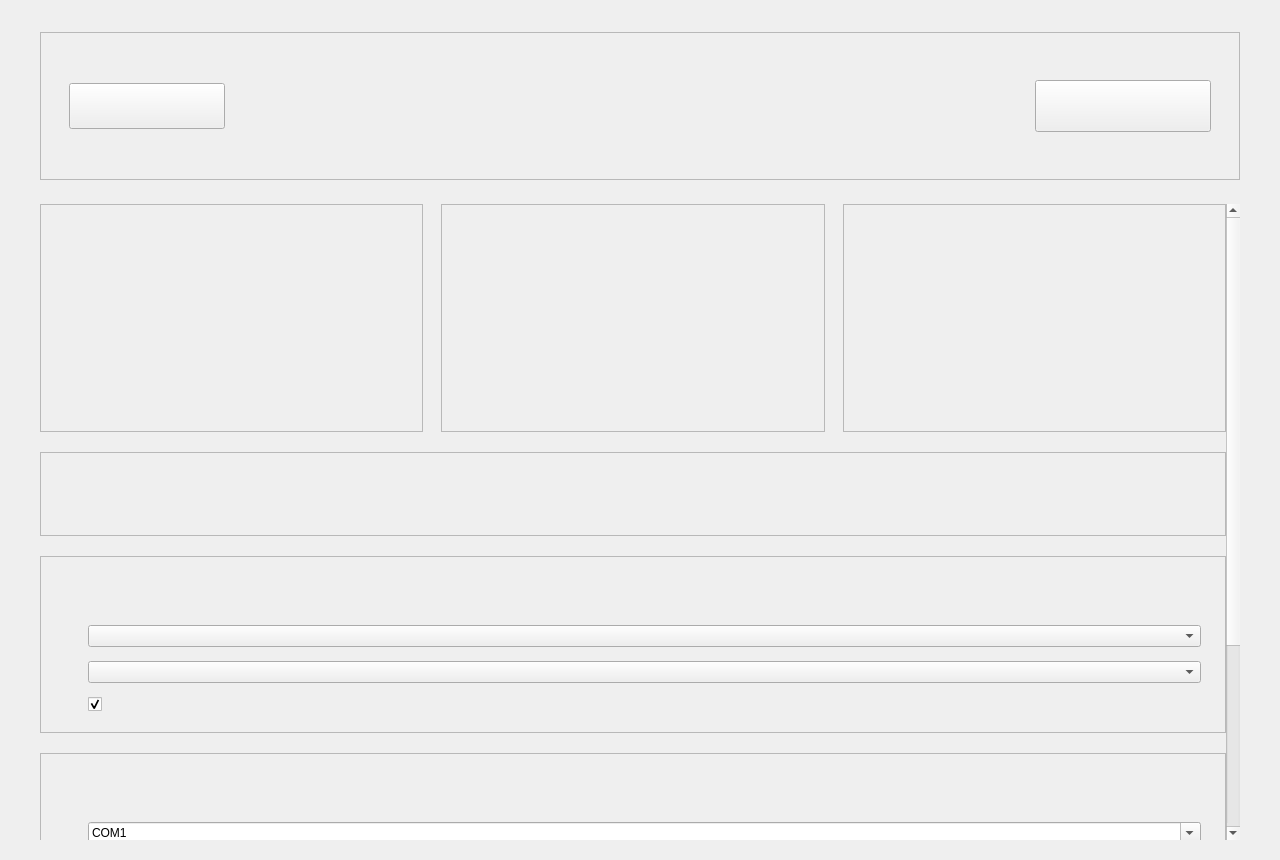
<?xml version="1.0" encoding="UTF-8"?>
<ui version="4.0">
 <class>SystemSettingsPage</class>
 <widget class="QWidget" name="SystemSettingsPage">
  <property name="geometry">
   <rect>
    <x>0</x>
    <y>0</y>
    <width>1280</width>
    <height>860</height>
   </rect>
  </property>
  <property name="windowTitle">
   <string>SystemSettingsPage</string>
  </property>
  <layout class="QVBoxLayout" name="mainLayout">
   <property name="spacing">
    <number>24</number>
   </property>
   <property name="leftMargin">
    <number>40</number>
   </property>
   <property name="topMargin">
    <number>32</number>
   </property>
   <property name="rightMargin">
    <number>40</number>
   </property>
   <property name="bottomMargin">
    <number>20</number>
   </property>
   <item>
    <widget class="QFrame" name="systemSettingsHeaderFrame">
     <property name="minimumSize">
      <size>
       <width>0</width>
       <height>148</height>
      </size>
     </property>
     <property name="frameShape">
      <enum>QFrame::StyledPanel</enum>
     </property>
     <property name="frameShadow">
      <enum>QFrame::Raised</enum>
     </property>
     <layout class="QHBoxLayout" name="headerLayout">
      <property name="spacing">
       <number>22</number>
      </property>
      <property name="leftMargin">
       <number>28</number>
      </property>
      <property name="topMargin">
       <number>24</number>
      </property>
      <property name="rightMargin">
       <number>28</number>
      </property>
      <property name="bottomMargin">
       <number>24</number>
      </property>
      <item>
       <widget class="QPushButton" name="backButton">
        <property name="cursor">
         <cursorShape>PointingHandCursor</cursorShape>
        </property>
        <property name="minimumSize">
         <size>
          <width>156</width>
          <height>46</height>
         </size>
        </property>
        <property name="text">
         <string/>
        </property>
       </widget>
      </item>
      <item>
       <widget class="QWidget" name="headerTitleContainer">
        <property name="sizePolicy">
         <sizepolicy hsizetype="Expanding" vsizetype="Preferred">
          <horstretch>1</horstretch>
          <verstretch>0</verstretch>
         </sizepolicy>
        </property>
        <layout class="QVBoxLayout" name="headerTitleLayout">
         <property name="spacing">
          <number>8</number>
         </property>
         <property name="leftMargin">
          <number>0</number>
         </property>
         <property name="topMargin">
          <number>0</number>
         </property>
         <property name="rightMargin">
          <number>0</number>
         </property>
         <property name="bottomMargin">
          <number>0</number>
         </property>
         <item>
          <widget class="QLabel" name="systemSettingsEyebrowLabel">
           <property name="text">
            <string/>
           </property>
          </widget>
         </item>
         <item>
          <widget class="QLabel" name="titleLabel">
           <property name="text">
            <string/>
           </property>
          </widget>
         </item>
         <item>
          <widget class="QLabel" name="subtitleLabel">
           <property name="wordWrap">
            <bool>true</bool>
           </property>
           <property name="text">
            <string/>
           </property>
          </widget>
         </item>
        </layout>
       </widget>
      </item>
      <item>
       <widget class="QPushButton" name="saveButton">
        <property name="cursor">
         <cursorShape>PointingHandCursor</cursorShape>
        </property>
        <property name="minimumSize">
         <size>
          <width>176</width>
          <height>52</height>
         </size>
        </property>
        <property name="text">
         <string/>
        </property>
       </widget>
      </item>
     </layout>
    </widget>
   </item>
   <item>
    <widget class="QScrollArea" name="scrollArea">
     <property name="frameShape">
      <enum>QFrame::NoFrame</enum>
     </property>
     <property name="widgetResizable">
      <bool>true</bool>
     </property>
     <widget class="QWidget" name="scrollAreaContents">
      <property name="geometry">
       <rect>
        <x>0</x>
        <y>0</y>
        <width>1208</width>
        <height>960</height>
       </rect>
      </property>
      <layout class="QVBoxLayout" name="scrollLayout">
       <property name="sizeConstraint">
        <enum>QLayout::SetMinAndMaxSize</enum>
       </property>
       <property name="spacing">
        <number>20</number>
       </property>
       <property name="leftMargin">
        <number>0</number>
       </property>
       <property name="topMargin">
        <number>0</number>
       </property>
       <property name="rightMargin">
        <number>0</number>
       </property>
       <property name="bottomMargin">
        <number>0</number>
       </property>
       <item>
        <widget class="QFrame" name="systemHealthOverviewFrame">
         <property name="frameShape">
          <enum>QFrame::NoFrame</enum>
         </property>
         <layout class="QHBoxLayout" name="systemHealthOverviewLayout">
          <property name="spacing">
           <number>18</number>
          </property>
          <property name="leftMargin">
           <number>0</number>
          </property>
          <property name="topMargin">
           <number>0</number>
          </property>
          <property name="rightMargin">
           <number>0</number>
          </property>
          <property name="bottomMargin">
           <number>0</number>
          </property>
          <item>
           <widget class="QFrame" name="frameworkStatusCard">
           <property name="minimumSize">
            <size>
             <width>0</width>
             <height>228</height>
            </size>
           </property>
            <property name="frameShape">
             <enum>QFrame::StyledPanel</enum>
            </property>
            <layout class="QVBoxLayout" name="frameworkStatusCardLayout">
            <property name="spacing">
              <number>12</number>
             </property>
             <property name="leftMargin">
              <number>24</number>
             </property>
             <property name="topMargin">
              <number>22</number>
             </property>
             <property name="rightMargin">
              <number>24</number>
             </property>
             <property name="bottomMargin">
              <number>22</number>
             </property>
             <item>
              <widget class="QLabel" name="frameworkStatusTitleLabel">
               <property name="text">
                <string/>
               </property>
              </widget>
             </item>
             <item>
              <widget class="QLabel" name="frameworkStatusBadgeLabel">
               <property name="text">
                <string/>
               </property>
              </widget>
             </item>
             <item>
              <widget class="QLabel" name="frameworkStatusSummaryLabel">
               <property name="wordWrap">
                <bool>true</bool>
               </property>
               <property name="text">
                <string/>
               </property>
              </widget>
             </item>
             <item>
              <widget class="QLabel" name="frameworkStatusDetailLabel">
               <property name="wordWrap">
                <bool>true</bool>
               </property>
               <property name="text">
                <string/>
               </property>
              </widget>
             </item>
            </layout>
           </widget>
          </item>
          <item>
           <widget class="QFrame" name="serviceStatusCard">
           <property name="minimumSize">
            <size>
             <width>0</width>
             <height>228</height>
            </size>
           </property>
            <property name="frameShape">
             <enum>QFrame::StyledPanel</enum>
            </property>
            <layout class="QVBoxLayout" name="serviceStatusCardLayout">
            <property name="spacing">
              <number>12</number>
             </property>
             <property name="leftMargin">
              <number>24</number>
             </property>
             <property name="topMargin">
              <number>22</number>
             </property>
             <property name="rightMargin">
              <number>24</number>
             </property>
             <property name="bottomMargin">
              <number>22</number>
             </property>
             <item>
              <widget class="QLabel" name="serviceStatusTitleLabel">
               <property name="text">
                <string/>
               </property>
              </widget>
             </item>
             <item>
              <widget class="QLabel" name="serviceStatusBadgeLabel">
               <property name="text">
                <string/>
               </property>
              </widget>
             </item>
             <item>
              <widget class="QLabel" name="serviceStatusSummaryLabel">
               <property name="wordWrap">
                <bool>true</bool>
               </property>
               <property name="text">
                <string/>
               </property>
              </widget>
             </item>
             <item>
              <widget class="QLabel" name="serviceStatusDetailLabel">
               <property name="wordWrap">
                <bool>true</bool>
               </property>
               <property name="text">
                <string/>
               </property>
              </widget>
             </item>
            </layout>
           </widget>
          </item>
          <item>
           <widget class="QFrame" name="pathStatusCard">
           <property name="minimumSize">
            <size>
             <width>0</width>
             <height>228</height>
            </size>
           </property>
            <property name="frameShape">
             <enum>QFrame::StyledPanel</enum>
            </property>
            <layout class="QVBoxLayout" name="pathStatusCardLayout">
            <property name="spacing">
              <number>12</number>
             </property>
             <property name="leftMargin">
              <number>24</number>
             </property>
             <property name="topMargin">
              <number>22</number>
             </property>
             <property name="rightMargin">
              <number>24</number>
             </property>
             <property name="bottomMargin">
              <number>22</number>
             </property>
             <item>
              <widget class="QLabel" name="pathStatusTitleLabel">
               <property name="text">
                <string/>
               </property>
              </widget>
             </item>
             <item>
              <widget class="QLabel" name="pathStatusBadgeLabel">
               <property name="text">
                <string/>
               </property>
              </widget>
             </item>
             <item>
              <widget class="QLabel" name="pathStatusSummaryLabel">
               <property name="wordWrap">
                <bool>true</bool>
               </property>
               <property name="text">
                <string/>
               </property>
              </widget>
             </item>
             <item>
              <widget class="QLabel" name="pathStatusDetailLabel">
               <property name="wordWrap">
                <bool>true</bool>
               </property>
               <property name="text">
                <string/>
               </property>
              </widget>
             </item>
            </layout>
           </widget>
          </item>
         </layout>
        </widget>
       </item>
       <item>
       <widget class="QFrame" name="systemRecommendationFrame">
          <property name="minimumSize">
           <size>
            <width>0</width>
            <height>84</height>
           </size>
          </property>
         <property name="frameShape">
          <enum>QFrame::StyledPanel</enum>
         </property>
         <layout class="QHBoxLayout" name="systemRecommendationLayout">
          <property name="spacing">
           <number>16</number>
          </property>
          <property name="leftMargin">
           <number>24</number>
          </property>
           <property name="topMargin">
            <number>16</number>
           </property>
          <property name="rightMargin">
           <number>24</number>
          </property>
           <property name="bottomMargin">
            <number>16</number>
           </property>
           <item>
            <widget class="QLabel" name="systemRecommendationBadge">
             <property name="sizePolicy">
              <sizepolicy hsizetype="Fixed" vsizetype="Fixed">
               <horstretch>0</horstretch>
               <verstretch>0</verstretch>
              </sizepolicy>
             </property>
             <property name="minimumSize">
              <size>
                <width>112</width>
               <height>36</height>
              </size>
             </property>
             <property name="maximumSize">
              <size>
               <width>112</width>
               <height>36</height>
              </size>
             </property>
             <property name="alignment">
             <set>Qt::AlignCenter</set>
            </property>
            <property name="text">
             <string/>
            </property>
           </widget>
          </item>
          <item>
           <widget class="QLabel" name="systemRecommendationLabel">
            <property name="wordWrap">
             <bool>true</bool>
            </property>
            <property name="text">
             <string/>
            </property>
           </widget>
          </item>
         </layout>
        </widget>
       </item>
       <item>
        <widget class="QFrame" name="generalSettingsCard">
         <property name="frameShape">
          <enum>QFrame::StyledPanel</enum>
         </property>
         <layout class="QVBoxLayout" name="generalSettingsCardLayout">
          <property name="spacing">
           <number>10</number>
          </property>
          <property name="leftMargin">
           <number>24</number>
          </property>
          <property name="topMargin">
           <number>20</number>
          </property>
          <property name="rightMargin">
           <number>24</number>
          </property>
          <property name="bottomMargin">
           <number>20</number>
          </property>
          <item>
           <widget class="QLabel" name="generalSettingsTitleLabel">
            <property name="text">
             <string/>
            </property>
           </widget>
          </item>
          <item>
           <widget class="QLabel" name="generalSettingsDescLabel">
            <property name="wordWrap">
             <bool>true</bool>
            </property>
            <property name="text">
             <string/>
            </property>
           </widget>
          </item>
          <item>
           <layout class="QFormLayout" name="generalFormLayout">
            <property name="horizontalSpacing">
             <number>16</number>
            </property>
            <property name="verticalSpacing">
             <number>14</number>
            </property>
            <item row="0" column="0">
             <widget class="QLabel" name="languageLabel">
              <property name="text">
               <string/>
              </property>
             </widget>
            </item>
            <item row="0" column="1">
             <widget class="QComboBox" name="languageCombo">
              <item>
               <property name="text">
                <string/>
               </property>
              </item>
              <item>
               <property name="text">
                <string/>
               </property>
              </item>
             </widget>
            </item>
            <item row="1" column="0">
             <widget class="QLabel" name="themeLabel">
              <property name="text">
               <string/>
              </property>
             </widget>
            </item>
            <item row="1" column="1">
             <widget class="QComboBox" name="themeCombo">
              <item>
               <property name="text">
                <string/>
               </property>
              </item>
              <item>
               <property name="text">
                <string/>
               </property>
              </item>
             </widget>
            </item>
            <item row="2" column="0">
             <widget class="QLabel" name="autoSaveLabel">
              <property name="text">
               <string/>
              </property>
             </widget>
            </item>
            <item row="2" column="1">
             <widget class="QCheckBox" name="autoSaveCheck">
              <property name="text">
               <string/>
              </property>
              <property name="checked">
               <bool>true</bool>
              </property>
             </widget>
            </item>
           </layout>
          </item>
         </layout>
        </widget>
       </item>
       <item>
        <widget class="QFrame" name="deviceSettingsCard">
         <property name="frameShape">
          <enum>QFrame::StyledPanel</enum>
         </property>
         <layout class="QVBoxLayout" name="deviceSettingsCardLayout">
          <property name="spacing">
           <number>10</number>
          </property>
          <property name="leftMargin">
           <number>24</number>
          </property>
          <property name="topMargin">
           <number>20</number>
          </property>
          <property name="rightMargin">
           <number>24</number>
          </property>
          <property name="bottomMargin">
           <number>20</number>
          </property>
          <item>
           <widget class="QLabel" name="deviceSettingsTitleLabel">
            <property name="text">
             <string/>
            </property>
           </widget>
          </item>
          <item>
           <widget class="QLabel" name="deviceSettingsDescLabel">
            <property name="wordWrap">
             <bool>true</bool>
            </property>
            <property name="text">
             <string/>
            </property>
           </widget>
          </item>
          <item>
           <layout class="QFormLayout" name="deviceFormLayout">
            <property name="horizontalSpacing">
             <number>16</number>
            </property>
            <property name="verticalSpacing">
             <number>14</number>
            </property>
            <item row="0" column="0">
             <widget class="QLabel" name="trackerPortLabel">
              <property name="text">
               <string/>
              </property>
             </widget>
            </item>
            <item row="0" column="1">
             <widget class="QComboBox" name="trackerPortCombo">
              <property name="editable">
               <bool>true</bool>
              </property>
              <item>
               <property name="text">
                <string>COM1</string>
               </property>
              </item>
              <item>
               <property name="text">
                <string>COM2</string>
               </property>
              </item>
              <item>
               <property name="text">
                <string>COM3</string>
               </property>
              </item>
             </widget>
            </item>
            <item row="1" column="0">
             <widget class="QLabel" name="baudRateLabel">
              <property name="text">
               <string/>
              </property>
             </widget>
            </item>
            <item row="1" column="1">
             <widget class="QComboBox" name="baudRateCombo">
              <item>
               <property name="text">
                <string>9600</string>
               </property>
              </item>
              <item>
               <property name="text">
                <string>115200</string>
               </property>
              </item>
             </widget>
            </item>
           </layout>
          </item>
         </layout>
        </widget>
       </item>
       <item>
        <widget class="QFrame" name="pathSettingsCard">
         <property name="frameShape">
          <enum>QFrame::StyledPanel</enum>
         </property>
         <layout class="QVBoxLayout" name="pathSettingsCardLayout">
          <property name="spacing">
           <number>10</number>
          </property>
          <property name="leftMargin">
           <number>24</number>
          </property>
          <property name="topMargin">
           <number>20</number>
          </property>
          <property name="rightMargin">
           <number>24</number>
          </property>
          <property name="bottomMargin">
           <number>20</number>
          </property>
          <item>
           <widget class="QLabel" name="pathSettingsTitleLabel">
            <property name="text">
             <string/>
            </property>
           </widget>
          </item>
          <item>
           <widget class="QLabel" name="pathSettingsDescLabel">
            <property name="wordWrap">
             <bool>true</bool>
            </property>
            <property name="text">
             <string/>
            </property>
           </widget>
          </item>
          <item>
           <layout class="QFormLayout" name="pathFormLayout">
            <property name="horizontalSpacing">
             <number>16</number>
            </property>
            <property name="verticalSpacing">
             <number>14</number>
            </property>
            <item row="0" column="0">
             <widget class="QLabel" name="dataPathLabel">
              <property name="text">
               <string/>
              </property>
             </widget>
            </item>
            <item row="0" column="1">
             <layout class="QHBoxLayout" name="dataPathLayout">
              <property name="spacing">
               <number>10</number>
              </property>
              <item>
               <widget class="QLineEdit" name="dataPathEdit">
                <property name="text">
                 <string>./data</string>
                </property>
               </widget>
              </item>
              <item>
               <widget class="QPushButton" name="browseDataPathButton">
                <property name="cursor">
                 <cursorShape>PointingHandCursor</cursorShape>
                </property>
                <property name="minimumSize">
                 <size>
                  <width>104</width>
                  <height>42</height>
                 </size>
                </property>
                <property name="text">
                 <string/>
                </property>
               </widget>
              </item>
             </layout>
            </item>
            <item row="1" column="0">
             <widget class="QLabel" name="dicomPathLabel">
              <property name="text">
               <string/>
              </property>
             </widget>
            </item>
            <item row="1" column="1">
             <layout class="QHBoxLayout" name="dicomPathLayout">
              <property name="spacing">
               <number>10</number>
              </property>
              <item>
               <widget class="QLineEdit" name="dicomPathEdit">
                <property name="text">
                 <string>./dicom</string>
                </property>
               </widget>
              </item>
              <item>
               <widget class="QPushButton" name="browseDicomPathButton">
                <property name="cursor">
                 <cursorShape>PointingHandCursor</cursorShape>
                </property>
                <property name="minimumSize">
                 <size>
                  <width>104</width>
                  <height>42</height>
                 </size>
                </property>
                <property name="text">
                 <string/>
                </property>
               </widget>
              </item>
             </layout>
            </item>
           </layout>
          </item>
         </layout>
        </widget>
       </item>
      </layout>
     </widget>
    </widget>
   </item>
  </layout>
 </widget>
 <resources/>
 <connections/>
</ui>
